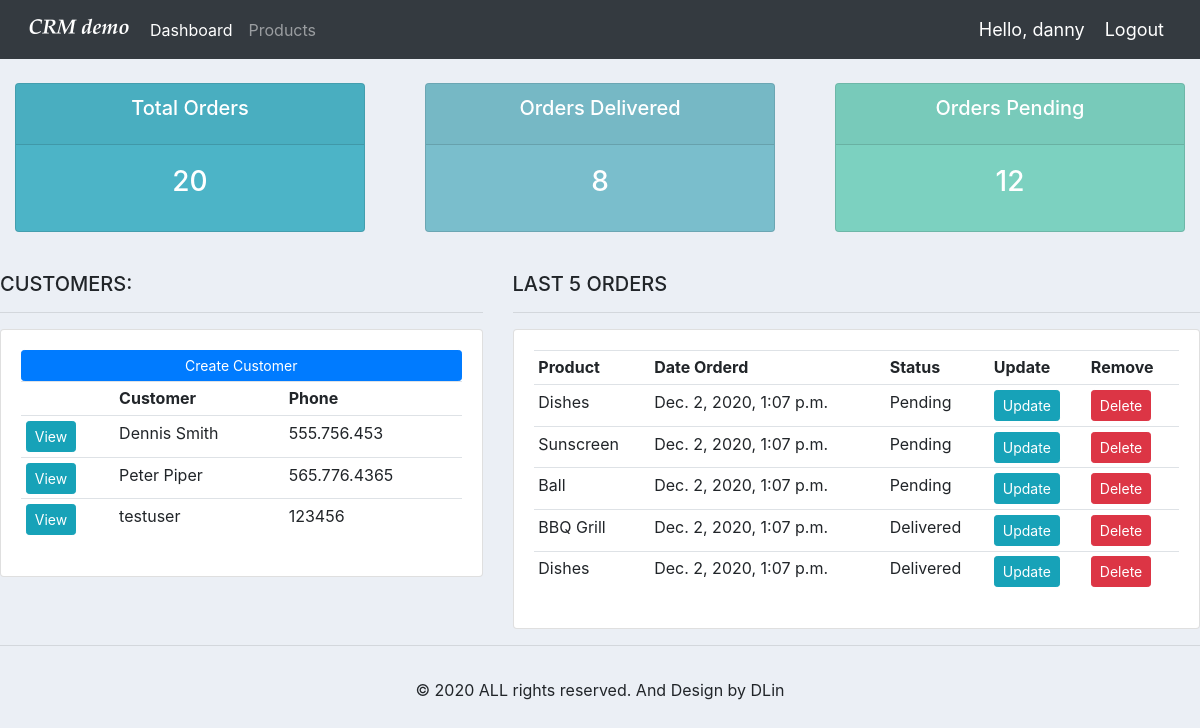
The app's page / (signed in) with its own data.
### accounts/models.py (models this page shows, shortened)
class Customer(models.Model):
	user = models.OneToOneField(User, null=True, blank=True, on_delete=models.CASCADE)
	name = models.CharField(max_length=200, null=True)
	phone = models.CharField(max_length=200, null=True)
	email = models.CharField(max_length=200, null=True)
	profile_pic = models.ImageField(default="profile1.png", null=True, blank=True)
	date_created = models.DateTimeField(auto_now_add=True, null=True)

class Order(models.Model):
	STATUS = (
		('Pending', 'Pending'),
		('Out for delivery', 'Out for delivery'),
		('Delivered', 'Delivered'),
		)
	customer = models.ForeignKey(Customer, null=True, on_delete= models.SET_NULL)
	product = models.ForeignKey(Product, null=True, on_delete= models.SET_NULL)
	date_created = models.DateTimeField(auto_now_add=True, null=True)
	status = models.CharField(max_length=200, null=True, choices=STATUS)
	note = models.CharField(max_length=1000, null=True)

class Product(models.Model):
	CATEGORY = (
		('Indoor', 'Indoor'),
		('Out Door', 'Out Door'),
		)
	name = models.CharField(max_length=200, null=True)
	price = models.FloatField(null=True)
	category = models.CharField(max_length=200, null=True, choices=CATEGORY)
	description = models.CharField(max_length=200, null=True, blank=True)
	date_created = models.DateTimeField(auto_now_add=True, null=True)
	tags = models.ManyToManyField(Tag)
	def __str__(self):
		return str(self.name)

### accounts/decorators.py (the view)
	def wrapper_func(request, *args, **kwargs):
		group = None
		if request.user.groups.exists():
			group = request.user.groups.all()[0].name
		if group == 'customer':
			return redirect('user-page')
		if group == 'admin':
			return view_func(request, *args, **kwargs)

### accounts/views.py (called while the page is built)
@login_required(login_url='login')
@admin_only
def home(request):
	customers = Customer.objects.all()
	total_customers = customers.count()
	orders = Order.objects.all()
	total_orders = orders.count()
	delivered = orders.filter(status='Delivered').count()
	pending = orders.filter(status='Pending').count()
	last_5_orders = Order.objects.filter(date_created__lte=timezone.now()).order_by('-date_created')[:5]
	context = {
			'orders': orders,
			'customers': customers,
			'total_customers': total_customers,
			'total_orders': total_orders,
			'delivered': delivered,
			'pending': pending,
			'last_5_orders': last_5_orders
			}
	return render(request, 'accounts/dashboard.html', context)

### accounts/templates/accounts/dashboard.html
{% extends 'accounts/main.html' %}
{% block content %}
{% include 'accounts/status.html' %}
<br>
<div class="row">
	<div class="col-md-5">
		<h5>CUSTOMERS:</h5>
		<hr>
		<div class="card card-body">
			<a class="btn btn-primary  btn-sm btn-block" href="">Create Customer</a>
			<table class="table table-sm">
				<tr>
					<th></th>
					<th>Customer</th>
					<th>Phone</th>
				</tr>
				{% for customer in customers %}
					<tr>
						<td><a class="btn btn-sm btn-info" href="{% url 'customer' customer.id %}">View</a></td>
						<td>{{ customer.name }}</td>
						<td>{{ customer.phone }}</td>
					</tr>
				{% endfor %}
			</table>
		</div>
	</div>
	<div class="col-md-7">
		<h5>LAST 5 ORDERS</h5>
		<hr>
		<div class="card card-body">
			<table class="table table-sm">
				<tr>
					<th>Product</th>
					<th>Date Orderd</th>
					<th>Status</th>
					<th>Update</th>
					<th>Remove</th>
				</tr>
				{% for order in last_5_orders %}
					<tr>
						<td>{{ order.product }}</td>
						<td>{{ order.date_created }}</td>
						<td>{{ order.status }}</td>
						<td><a class="btn btn-sm btn-info" href="{% url 'update_order' order.id %}">Update</a></td>
						<td><a class="btn btn-sm btn-danger" href="{% url 'delete_order' order.id %}">Delete</a></td>
					</tr>
				{% endfor %}
			</table>
		</div>
	</div>
</div>
{% endblock %}

### accounts/templates/accounts/navbar.html (shortened to what this page needs)
{% load static %}
<nav class="navbar navbar-expand-lg navbar-dark bg-dark">
  <img src="{% static 'images/logo.png' %}">
  <div class="collapse navbar-collapse" id="navbarNav">
    <ul class="navbar-nav">
      {% if request.user.is_staff %}
      <li class="nav-item active">
        <a class="nav-link" href="{% url 'home' %}">Dashboard</a>
      </li>
      <li class="nav-item">
        <a class="nav-link" href="{% url 'products' %}">Products</a>
      </li>
      {% else %}
      <li class="nav-item">
        <a class="nav-link" href="{% url 'account' %}">Settings</a>
      </li>
      {% endif %}
    </ul>
  </div>
  <span class="hello-msg">Hello, {{request.user}}</span>
  <span><a class="hello-msg" href="{% url 'logout' %}">Logout</a></span>
</nav>

### static/css/main.css (style rules this page uses)
body { background-color: #ebeff5; }

### accounts/templates/accounts/navbar.html (style rules this page uses)
.hello-msg { font-size: 18px; color: #fff; margin-right: 20px; }

### records on screen
Customer: name "Dennis Smith", phone "555.756.453"
Customer: name "Peter Piper", phone "565.776.4365"
Customer: name "testuser", phone "123456"
Order: product "Dishes", date_created "Dec. 2, 2020, 1:07 p.m.", status "Pending"
Order: product "Sunscreen", date_created "Dec. 2, 2020, 1:07 p.m.", status "Pending"
Order: product "Ball", date_created "Dec. 2, 2020, 1:07 p.m.", status "Pending"
Order: product "BBQ Grill", date_created "Dec. 2, 2020, 1:07 p.m.", status "Delivered"
Order: product "Dishes", date_created "Dec. 2, 2020, 1:07 p.m.", status "Delivered"

### other values on screen
{{ request.user }} "danny"
{{ total_orders }} "20"
{{ delivered }} "8"
{{ pending }} "12"
